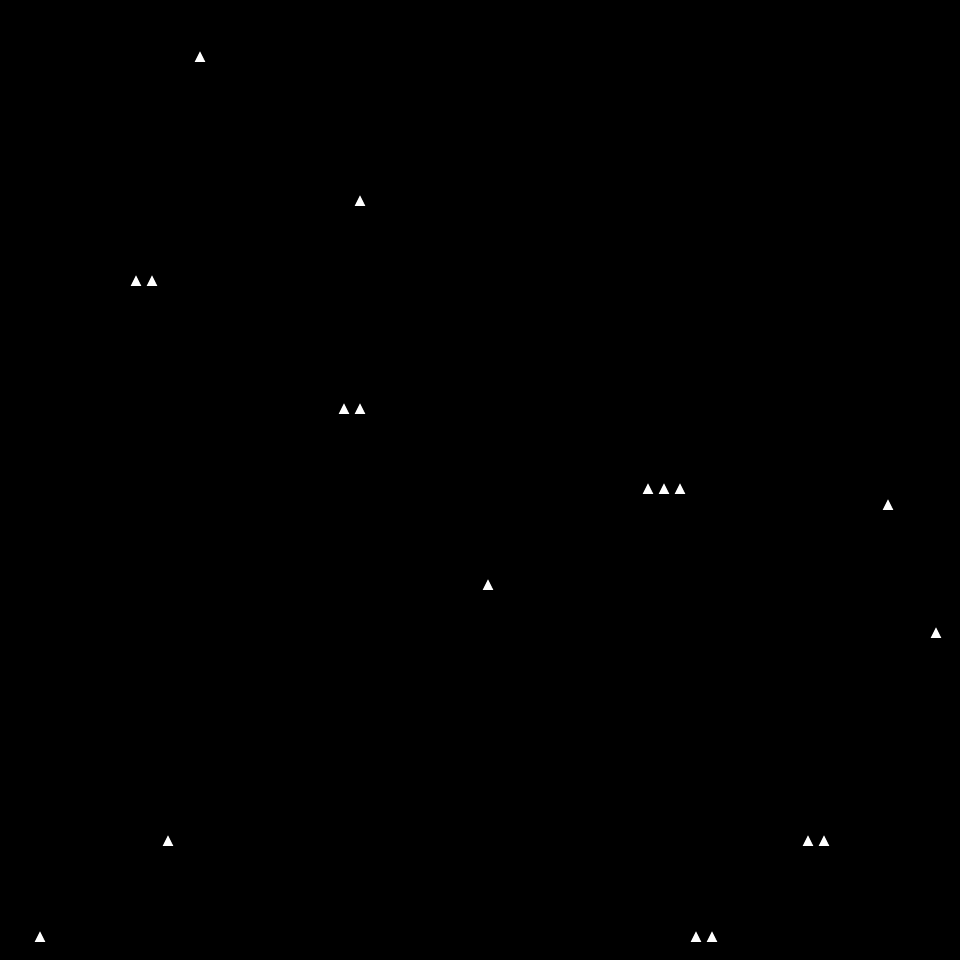

This is a level from a 2D game, rendered from its Tiled map with the project's own tilesets. A one-line summary and the map file follow, with tile-layer data summarised:
An orthogonal 60x60 tile map with 16x16 px tiles, 2 tile layers (tileLayer, hazardLayer) and 206 objects (105x color, 54x coin, 13x spike, 9x flyer, 6x staticshooter, ...).

<map version="1.0" orientation="orthogonal" renderorder="right-down" width="60" height="60" tilewidth="16" tileheight="16" nextobjectid="728">
    <tileset firstgid="1" name="worlds" tilewidth="16" tileheight="16" spacing="4" margin="2" tilecount="9" columns="9">
        <image source="tiles.png" width="180" height="20" />
    </tileset>
    <layer name="tileLayer" width="60" height="60">
        <data>[3600 cells, 1072 non-empty, 8 distinct tile ids]</data>
    </layer>
    <objectgroup name="gameObjects">
        <object id="1" name="player" x="352" y="496" width="16" height="32" />
        <object id="171" name="drunkflyer" x="528" y="160" width="16" height="32" />
        <object id="258" name="drunkflyer" x="624" y="256" width="16" height="32" />
        <object id="278" name="staticshooter" x="576" y="176" width="16" height="32" />
        <object id="289" name="flyer" x="880" y="96" width="16" height="32" />
        <object id="353" name="coin" x="960" y="240" width="16" height="16" />
        <object id="371" name="exit" x="432" y="480" width="32" height="48" />
        <object id="465" name="shooter" x="496" y="384" width="16" height="32" />
        <object id="467" name="flyer" x="784" y="688" width="16" height="32" />
        <object id="468" name="flyer" x="272" y="704" width="16" height="32" />
        <object id="469" name="staticshooter" x="240" y="608" width="16" height="32" />
        <object id="470" name="staticshooter" x="704" y="768" width="16" height="32" />
        <object id="472" name="spike" x="240" y="144" width="16" height="16" />
        <object id="473" name="spike" x="176" y="320" width="16" height="16" />
        <object id="474" name="spike" x="80" y="560" width="16" height="16" />
        <object id="475" name="spike" x="416" y="240" width="16" height="16" />
        <object id="476" name="spike" x="576" y="336" width="16" height="16" />
        <object id="477" name="spike" x="784" y="64" width="16" height="16" />
        <object id="479" name="spike" x="704" y="608" width="16" height="16" />
        <object id="480" name="spike" x="448" y="592" width="16" height="16" />
        <object id="482" name="spike" x="336" y="848" width="16" height="16" />
        <object id="483" name="spike" x="64" y="784" width="16" height="16" />
        <object id="484" name="spike" x="176" y="688" width="16" height="16" />
        <object id="485" name="coin" x="928" y="912" width="16" height="16" />
        <object id="486" name="coin" x="912" y="912" width="16" height="16" />
        <object id="487" name="coin" x="912" y="896" width="16" height="16" />
        <object id="488" name="powerup" x="928" y="896" width="16" height="16" />
        <object id="621" name="spike" x="560" y="528" width="16" height="16" />
        <object id="622" name="flyer" x="624" y="432" width="16" height="32" />
        <object id="623" name="flyer" x="560" y="800" width="16" height="32" />
        <object id="624" name="drunkflyer" x="576" y="688" width="16" height="32" />
        <object id="625" name="flyer" x="560" y="592" width="16" height="32" />
        <object id="626" name="flyer" x="80" y="624" width="16" height="32" />
        <object id="627" name="flyer" x="32" y="80" width="16" height="32" />
        <object id="629" name="staticshooter" x="448" y="912" width="16" height="32" />
        <object id="630" name="staticshooter" x="176" y="784" width="16" height="32" />
        <object id="631" name="staticshooter" x="48" y="256" width="16" height="32" />
        <object id="633" name="spike" x="176" y="192" width="16" height="16" />
        <object id="634" name="coin" x="304" y="912" width="16" height="16" />
        <object id="635" name="coin" x="112" y="912" width="16" height="16" />
        <object id="636" name="coin" x="96" y="912" width="16" height="16" />
        <object id="637" name="coin" x="32" y="848" width="16" height="16" />
        <object id="638" name="coin" x="48" y="832" width="16" height="16" />
        <object id="639" name="coin" x="64" y="816" width="16" height="16" />
        <object id="640" name="coin" x="304" y="208" width="16" height="16" />
        <object id="641" name="coin" x="304" y="288" width="16" height="16" />
        <object id="642" name="coin" x="304" y="304" width="16" height="16" />
        <object id="643" name="coin" x="304" y="320" width="16" height="16" />
        <object id="644" name="coin" x="640" y="432" width="16" height="16" />
        <object id="645" name="coin" x="656" y="432" width="16" height="16" />
        <object id="646" name="coin" x="672" y="432" width="16" height="16" />
        <object id="647" name="coin" x="912" y="192" width="16" height="16" />
        <object id="648" name="coin" x="928" y="192" width="16" height="16" />
        <object id="649" name="coin" x="928" y="176" width="16" height="16" />
        <object id="650" name="coin" x="912" y="176" width="16" height="16" />
        <object id="651" name="coin" x="848" y="304" width="16" height="16" />
        <object id="652" name="coin" x="864" y="304" width="16" height="16" />
        <object id="653" name="coin" x="848" y="320" width="16" height="16" />
        <object id="654" name="coin" x="864" y="320" width="16" height="16" />
        <object id="655" name="coin" x="816" y="912" width="16" height="16" />
        <object id="656" name="coin" x="800" y="912" width="16" height="16" />
        <object id="657" name="coin" x="704" y="896" width="16" height="16" />
        <object id="658" name="coin" x="688" y="896" width="16" height="16" />
        <object id="660" name="coin" x="432" y="768" width="16" height="16" />
        <object id="661" name="coin" x="688" y="560" width="16" height="16" />
        <object id="662" name="coin" x="704" y="560" width="16" height="16" />
        <object id="663" name="coin" x="704" y="544" width="16" height="16" />
        <object id="664" name="coin" x="688" y="544" width="16" height="16" />
        <object id="665" name="coin" x="688" y="528" width="16" height="16" />
        <object id="666" name="coin" x="704" y="528" width="16" height="16" />
        <object id="667" name="powerup" x="816" y="272" width="16" height="16" />
        <object id="668" name="powerup" x="832" y="272" width="16" height="16" />
        <object id="336" name="walker" x="304" y="32" width="16" height="32" />
        <object id="337" name="shooter" x="256" y="32" width="16" height="32" />
        <object id="437" name="coin" x="320" y="912" width="16" height="16" />
        <object id="669" name="coin" x="336" y="912" width="16" height="16" />
        <object id="670" name="walker" x="80" y="256" width="16" height="32" />
        <object id="671" name="coin" x="336" y="144" width="16" height="16" />
        <object id="672" name="coin" x="320" y="160" width="16" height="16" />
        <object id="673" name="coin" x="304" y="176" width="16" height="16" />
        <object id="674" name="coin" x="304" y="192" width="16" height="16" />
        <object id="675" name="flyer" x="912" y="256" width="16" height="32" />
        <object id="682" name="powerup" x="368" y="80" width="16" height="16" />
        <object id="694" name="drunkflyer" x="688" y="128" width="16" height="32" />
        <object id="704" name="coin" x="912" y="80" width="16" height="16" />
        <object id="705" name="coin" x="928" y="80" width="16" height="16" />
        <object id="706" name="coin" x="912" y="336" width="16" height="16" />
        </objectgroup>
    <layer name="hazardLayer" width="60" height="60">
        <data>[3600 cells, 18 non-empty, 1 distinct tile ids]</data>
    </layer>
    <objectgroup name="colors">
        <!-- 101 objects omitted --></objectgroup>
    <objectgroup name="background">
        <!-- 8 objects omitted --></objectgroup>
</map>
<!-- 119 of 206 objects omitted -->
